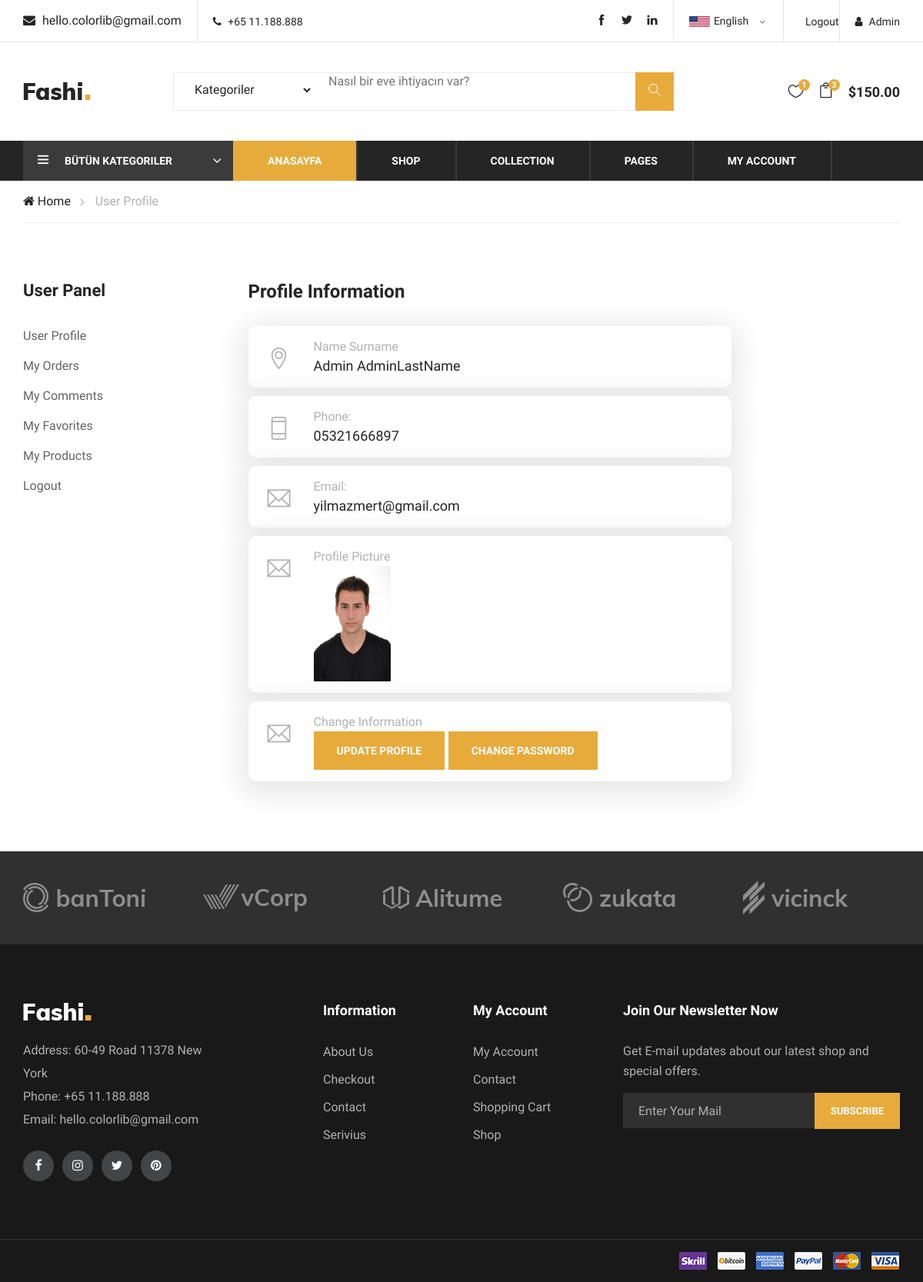
The page /user/ (signed in) on the database its author committed.
### home/models.py (models this page shows, shortened)
class UserProfile(models.Model):
    user = models.OneToOneField(User, on_delete= models.CASCADE)
    phone = models.CharField(blank=True, max_length=50)
    adress = models.CharField(blank=True, max_length=150)
    city = models.CharField(blank=True, max_length=150)
    image = models.ImageField(blank=True, upload_to='images/users/')
    def image_tag(self):
        return mark_safe('<img src="{}" height="50"/>'.format(self.image.url))
    image_tag.short_description = 'Image'

### user/views.py (the view)
# urls.py: path('', views.user_index, name='user_index'),
def user_index(request):
    category = Category.objects.all()
    if request.user.is_anonymous is not True:
        current_user = request.user
        profile = UserProfile.objects.get(user_id=current_user.id)
        context = {'category': category, 'profile': profile}
        return render(request, 'user_profile.html', context)
    else:
        return HttpResponse(login_view(request))

### user/templates/user_profile.html (shortened to what this page needs)
{% extends "homebase.html" %}
{% block body  %}
    <div class="breacrumb-section">
        <div class="container">
            <div class="row">
                <div class="col-lg-12">
                    <div class="breadcrumb-text">
                        <a href="#"><i class="fa fa-home"></i> Home</a>
                        <span>User Profile</span>
                    </div>
                </div>
            </div>
        </div>
    </div>
    <section class="contact-section spad">
        <div class="container">
            <div class="row">
                <div class="col-lg-3 col-md-6 col-sm-8 order-2 order-lg-1 produts-sidebar-filter">
                    {% include 'user_panel.html' %}
                </div>
                <div class="col-lg-9 order-1 order-lg-2">
                    <div class="product-list">
                        <div class="row">
                            <div class="col-lg-9">
                                <div class="contact-title">
                                    <h4>Profile Information</h4>
                                </div>
                                <div class="contact-widget">
                                    <div class="cw-item">
                                        <div class="ci-icon">
                                            <i class="ti-location-pin"></i>
                                        </div>
                                        <div class="ci-text">
                                            <span>Name Surname</span>
                                            <p>{{ profile.user.first_name}} {{ profile.user.last_name }}</p>
                                        </div>
                                    </div>
                                    <div class="cw-item">
                                        <div class="ci-icon">
                                            <i class="ti-mobile"></i>
                                        </div>
                                        <div class="ci-text">
                                            <span>Phone:</span>
                                            <p>{{ profile.phone}}</p>
                                        </div>
                                    </div>
                                    <div class="cw-item">
                                        <div class="ci-icon">
                                            <i class="ti-email"></i>
                                        </div>
                                        <div class="ci-text">
                                            <span>Email:</span>
                                            <p>{{ profile.user.email}}</p>
                                        </div>
                                    </div>
                                    <div class="cw-item">
                                        <div class="ci-icon">
                                            <i class="ti-email"></i>
                                        </div>
                                        <div class="ci-text">
                                            <span>Profile Picture</span>
                                            <p><img src="{{ profile.image.url }}" style="height: 150px; width: 100px"></p>
                                        </div>
                                    </div>
                                    <div class="cw-item">
                                        <div class="ci-icon">
                                            <i class="ti-email"></i>
                                        </div>
                                        <div class="ci-text">
                                            <span>Change Information</span>
                                            <p>
                                            <tr>
                                                <th class="text-left">
                                                    <a href="/user/update" class="primary-btn">Update Profile</a>
                                                    <a href="/user/password" class="primary-btn">Change Password</a>
                                                </th>
                                            </tr>
                                            </p>
                                        </div>
                                    </div>
                                </div>
                            </div>
                        </div>
                    </div>
                </div>
            </div>
        </div>
    </section>
    <div class="partner-logo">
        <div class="container">
            <div class="logo-carousel owl-carousel">
                <div class="logo-item">
                    <div class="tablecell-inner">
                        <img src="img/logo-carousel/logo-1.png" alt="">
                    </div>
                </div>
                <div class="logo-item">
                    <div class="tablecell-inner">
                        <img src="img/logo-carousel/logo-2.png" alt="">
                    </div>
                </div>
                <div class="logo-item">
                    <div class="tablecell-inner">
                        <img src="img/logo-carousel/logo-3.png" alt="">
                    </div>
                </div>
                <div class="logo-item">
                    <div class="tablecell-inner">
                        <img src="img/logo-carousel/logo-4.png" alt="">
                    </div>
                </div>
                <div class="logo-item">
                    <div class="tablecell-inner">
                        <img src="img/logo-carousel/logo-5.png" alt="">
                    </div>
                </div>
            </div>
        </div>
    </div>
{% endblock %}

### home/templates/header.html (shortened to what this page needs)
{% load static %}
<link rel="stylesheet" href="https://ajax.googleapis.com/ajax/libs/jqueryui/1.11.4/themes/smoothness/jquery-ui.css">
<header class="header-section">
    <div class="header-top">
        <div class="container">
            <div class="ht-left">
                <div class="mail-service">
                    <i class=" fa fa-envelope"></i>
                    hello.colorlib@gmail.com
                </div>
                <div class="phone-service">
                    <i class=" fa fa-phone"></i>
                    +65 11.188.888
                </div>
            </div>
            <div class="ht-right">
                {% if user.id is not None %}
                <a href="#" class="login-panel"><i class="fa fa-user"></i>{{ user.first_name }}</a>
                    <a href="{% url 'logout_view' %}" class="login-panel">Logout</a>
                {% else %}
                    <a href="/signup/" class="login-panel"><i class="fa fa-user"></i>Sign up !</a>
                <a href="/login/" class="login-panel"><i class="fa fa-user"></i>Login</a>
                {% endif %}
                <div class="lan-selector">
                </div>
                <div class="top-social">
                    <a href="#"><i class="ti-facebook"></i></a>
                    <a href="#"><i class="ti-twitter-alt"></i></a>
                    <a href="#"><i class="ti-linkedin"></i></a>
                </div>
            </div>
        </div>
    </div>
    <div class="container">
        <div class="inner-header">
            <div class="row">
                <div class="col-lg-2 col-md-2">
                    <div class="logo">
                        <a href="{% url 'index' %}">
                            <img src="{% static 'img/logo.png' %}" alt="">
                        </a>
                    </div>
                </div>
                <div class="col-lg-7 col-md-7">
                    {% load mptt_tags %}
                    <div class="advanced-search">
                        <form action="{% url 'product_search' %}" method="post">
                            <select name="catid" type="button" class="category-btn">
                                <option value="0">
                                    Kategoriler
                                </option>
                            </select>
                            <div class="input-group">
                                <input id="query" name="query" type="text" placeholder="Nasıl bir eve ihtiyacın var?">
                                <button type="submit"><i class="ti-search"></i></button>
                            </div>
                        </form>
                    </div>
                </div>
                <div class="col-lg-3 text-right col-md-3">
                    <ul class="nav-right">
                        <li class="heart-icon">
                            <a href="#">
                                <i class="icon_heart_alt"></i>
                                <span>1</span>
                            </a>
                        </li>
                        <li class="cart-icon">
                            <a href="#">
                                <i class="icon_bag_alt"></i>
                                <span>3</span>
                            </a>
                        </li>
                        <li class="cart-price">$150.00</li>
                    </ul>
                </div>
            </div>
        </div>
    </div>
    <div class="nav-item">
        <div class="container">
            <div class="nav-depart">
                <div class="depart-btn">
                    <i class="ti-menu"></i>
                    <span>Bütün Kategoriler</span>
                        {% load mptt_tags %}
                </div>
            </div>
            <nav class="nav-menu mobile-menu">
                <ul>
                    <li class="active"><a href="{% url 'index' %}">Anasayfa</a></li>
                    <li><a href="./shop.html">Shop</a></li>
                    <li><a href="#">Collection</a>
                    </li>
                    <li><a href="#">Pages</a>
                    </li>
                    <li><a href="{% url 'user_index' %}">My Account</a>
                    </li>
                </ul>
            </nav>
        </div>
    </div>
</header>

### rows shown on the page
UserProfile: user.first_name "Admin", user.last_name "AdminLastName", phone "05321666897", user.email "yilmazmert@gmail.com", image (picture)

### other values the page prints
{{ user.first_name }} "Admin"
